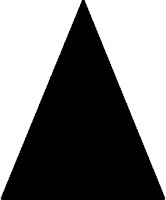
#> input picture notes/lec20/py/EdgeImage_03.jpg, 166 x 200 px, given in place of horline.png, which was not available
$ python cv_detect_edges.py
#> lines starting #> are read from the running program, lines starting #| are printed output that depends on the picture; pictures that were not available may be replaced by others from this repository, and a replacement may not be noted
import argparse
import cv2

#####################################################################
# module: blurring.py
# author: vladimir kulyukin
# description: use canny edge detection
# To run: python cv_detect_edges -ip <input_path> -op <output_path>
#####################################################################

'''
ap = argparse.ArgumentParser()
ap.add_argument('-ip', '--input_path', required=True, help='path to input image')
ap.add_argument('-op', '--output_path', required=True, help='path to output image')
args    = vars(ap.parse_args())
'''

dp = '/home/vladimir/teaching/CS3430/S19/lectures/lec20/lec20_CV/py/'
fp01 = dp + 'elephant.jpg'
fp02 = dp + 'EdgeImage_01_gd_ed.jpg'
fp03 = dp + 'EdgeImage_02.jpg'
fp04 = dp + 'horline.png'
fp05 = dp + 'verline.png'

def detectEdgesWithoutBlur(input_path, output_path):
    image = cv2.imread(input_path)
#> image is the input picture: shape (200, 166, 3); min 0, max 255, mean 125.7
    gray_image  = cv2.cvtColor(image, cv2.COLOR_BGR2GRAY)
    image_edges = cv2.Canny(gray_image, 100, 200, apertureSize=3, L2gradient=True)
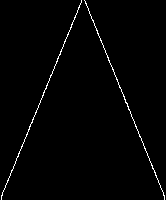
#> image_edges: shape (200, 166); 1.4% white in thin lines or dots
    cv2.imshow('Input', image)
    cv2.imshow('Gray Image', gray_image)
    cv2.imshow('Edges', image_edges)
    cv2.waitKey(0)
    cv2.imwrite(output_path, image_edges)
    del gray_image
    del image_edges

def detectEdgesWithBlur(input_path, output_path, gauss_blur_mask):
#> called with gauss_blur_mask = (3, 3)
    image = cv2.imread(input_path)
    gray_image = cv2.cvtColor(image, cv2.COLOR_BGR2GRAY)
    blurred_image = cv2.GaussianBlur(gray_image, gauss_blur_mask, 0)
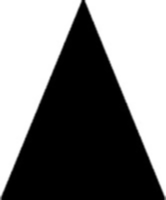
#> blurred_image: shape (200, 166); min 0, max 255, mean 125.6
    image_edges = cv2.Canny(blurred_image, 100, 200, apertureSize=3, L2gradient=True)
#> image_edges: shape (200, 166); 1.3% white in thin lines or dots
    cv2.imshow('Input', image)
    cv2.imshow('Gray Image', gray_image)
    cv2.imshow('Blurred Image', blurred_image)
    cv2.imshow('Edges', image_edges)
    cv2.waitKey(0)
    cv2.imwrite(output_path, image_edges)
    del image
    del gray_image
    del blurred_image
    del image_edges

if __name__ == '__main__':
    detectEdgesWithoutBlur(dp + 'horline.png', dp + 'horline_cv_wblur.png')
    detectEdgesWithBlur(dp + 'horline.png', dp + 'horline_cv_woblur.png', (3, 3))
    detectEdgesWithoutBlur(dp + 'verline.png', dp + 'verline_cv_wblur.png')
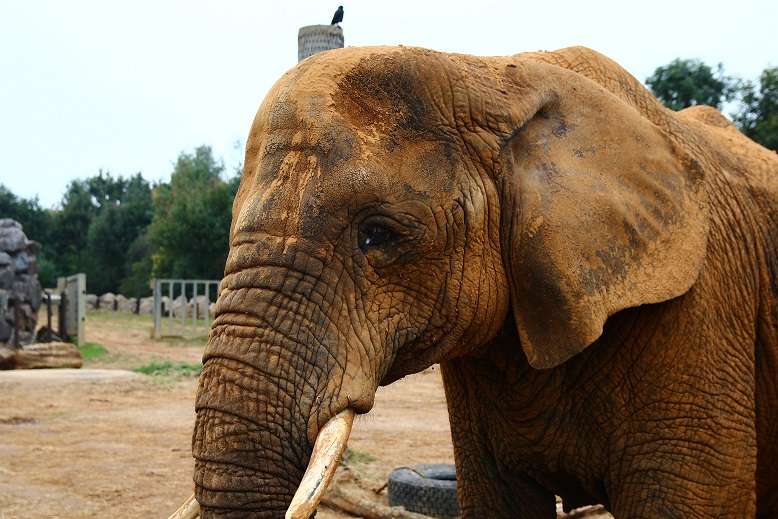
#> input picture notes/lec20/py/elephant.jpg, 778 x 519 px, given in place of verline.png, which was not available
#> in detectEdgesWithoutBlur, image is the input picture: shape (519, 778, 3); mean B, G, R 95.2, 117.2, 135.3
#> in detectEdgesWithoutBlur (call 2), `gray_image  = cv2.cvtColor(image, cv2.COLOR_BGR2GRAY)`:
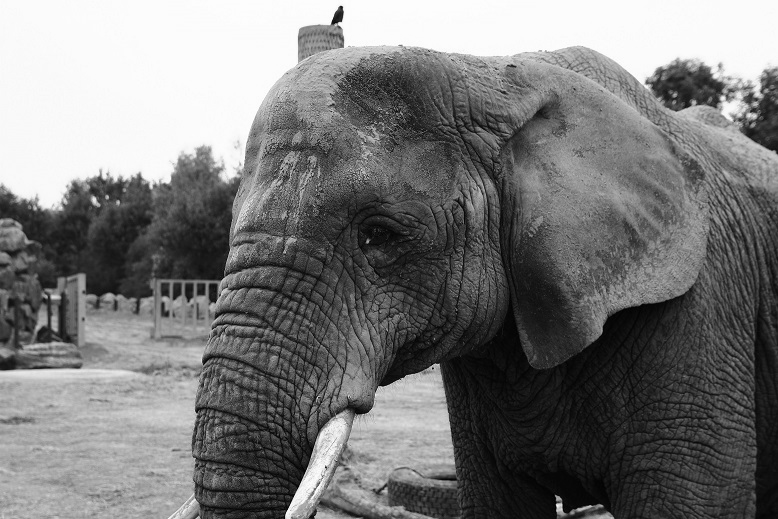
#> gray_image: shape (519, 778); min 0, max 255, mean 120.1
#> in detectEdgesWithoutBlur (call 2), `image_edges = cv2.Canny(gray_image, 100, 200, apertureSize=3, L2gradie..`:
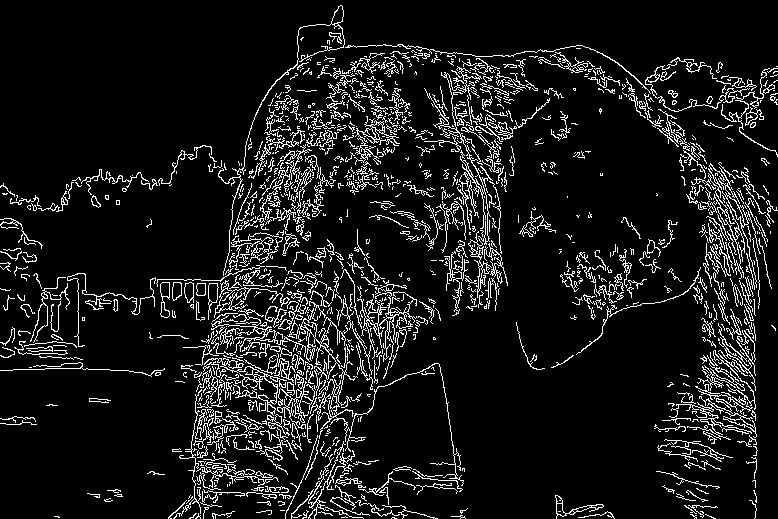
#> image_edges: shape (519, 778); 9.6% white in thin lines or dots
    detectEdgesWithBlur(dp + 'verline.png', dp + 'verline_cv_woblur.png', (3, 3))
#> call 2 of detectEdgesWithBlur, with gauss_blur_mask = (3, 3)
#> in detectEdgesWithBlur (call 2), `image_edges = cv2.Canny(blurred_image, 100, 200, apertureSize=3, L2gra..`:
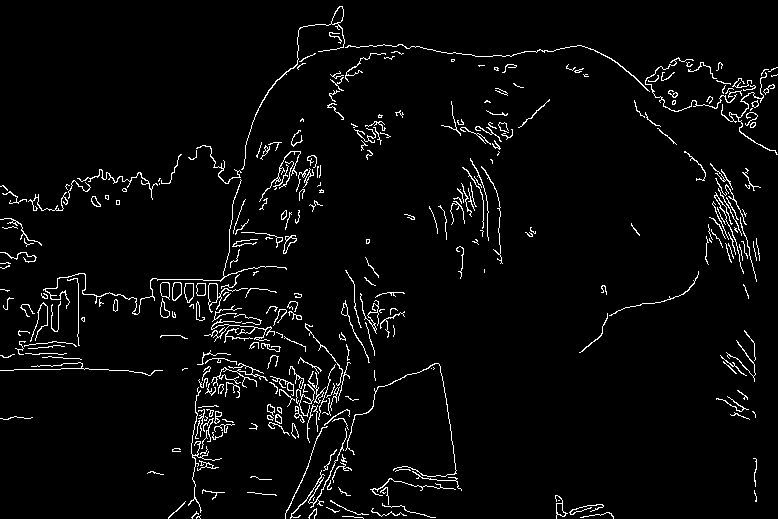
#> image_edges: shape (519, 778); 3.7% white in thin lines or dots
    pass
